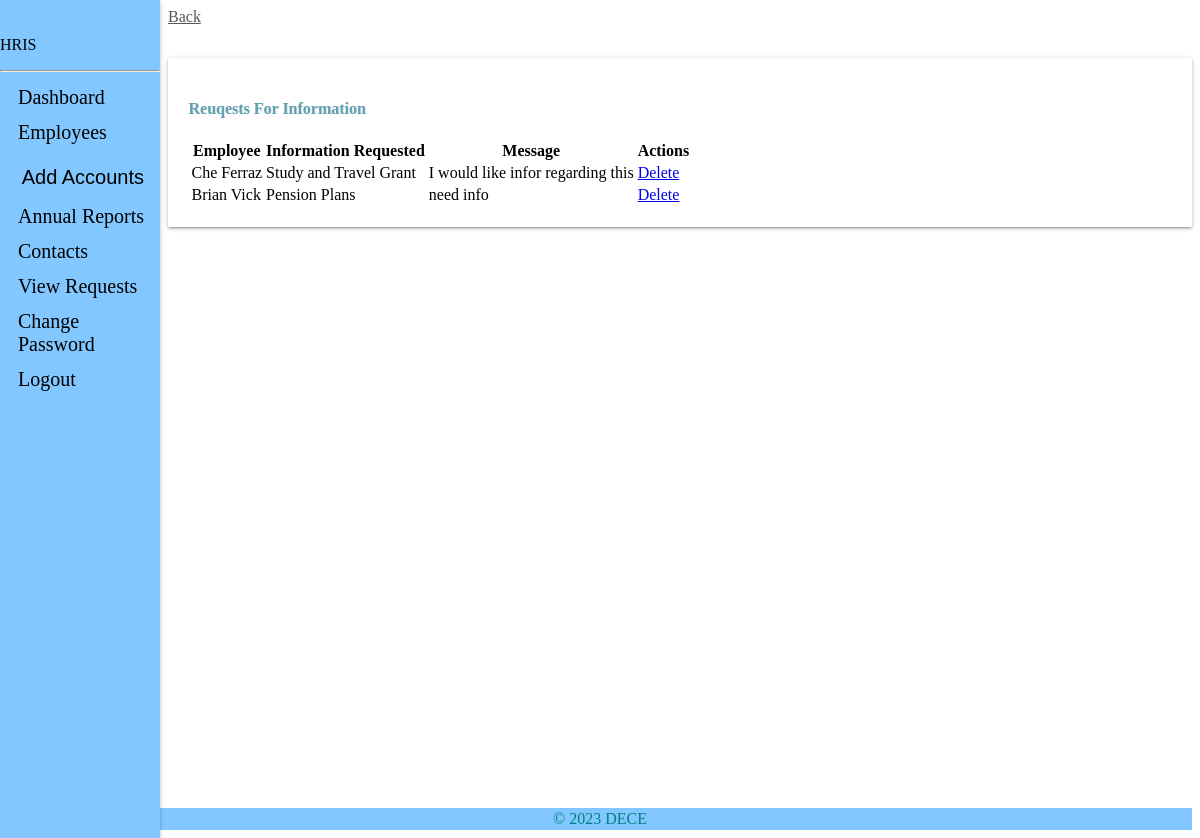
Page /admin_view/requests/ (signed in) on the committed database.
### staff_app/models.py (models this page shows, shortened)
class Requests(models.Model):
    STG = 'Study and Travel Grant'
    IVA = 'Institutional Visit Allowance'
    DTG = 'Development and Training Grant'
    BOOK = 'Book Grant'
    CLAIMFORM = 'Claim Form'
    PENSION = 'Pension Plans'
    OTHER = 'Other'
    INFORMATION = (
        (STG, 'Study and Travel Grant'),
        (IVA, 'Institutional Visit Allowance'),
        (DTG, 'Development and Training Grant'),
        (BOOK, 'Book Grant'),
        (CLAIMFORM, 'Claim Form'),
        (PENSION, 'Pension Plans'),
        (OTHER, 'Other'),
    )
    user = models.ForeignKey(CustomUser, on_delete=models.CASCADE, default=1)
    information = models.CharField(_('Information'), max_length=40, default=STG,
                                   choices=INFORMATION, blank=False)
    message = models.CharField(_('Message'), max_length=255, default='',
                               null=True, blank=True)
    created = models.DateTimeField(verbose_name=_(
        'Created'), auto_now_add=True, null=True)
    updated = models.DateTimeField(
        verbose_name=_('Updated'), auto_now=True, null=True)
    class Meta:
        verbose_name = _('Request')
        verbose_name_plural = _('Requests')
        ordering = ['-created']

### hris_app/models.py (models this page shows)
class CustomUser (AbstractUser):
    ADMINISTRATOR = '1'
    STAFF = '2'
    EMAIL_TO_USER_TYPE_MAP = {
        'administrator': ADMINISTRATOR,
        'staff': STAFF
    }
    user_type_data = ((ADMINISTRATOR, "Administrator"), (STAFF, "Staff"))
    user_type = models.CharField(
        default=1,
        choices=user_type_data,
        max_length=20
    )

### admin_app/views.py (the view)
# urls.py: path('requests/', views.requests_view, name="requests"),
def requests_view(request):
    if not (request.user.is_authenticated and request.user.is_superuser):
        return redirect('hris:home')
    rfis = Requests.objects.all().order_by('created')
    context = {
        "object": rfis
    }
    return render(request, "admin/rfi_view.html", context)

### templates/admin/rfi_view.html (shortened to what this page needs)
{% extends 'base.html' %}
{% load static %}
{% load humanize %}
{% block content %}
<link type="text/CSS" href="https://res.cloudinary.com/dtol6ceis/raw/upload/v1680494180/css/light-bootstrap-dashboard_hrxwdp.css" rel="stylesheet"/>
<section class="row">
    <section class="col col-lg-12">
        <span><a href="{{request.META.HTTP_REFERER|escape}}" style="color:#565656;">Back</a></span>
    </section>
</section>
    <div class="table-responsive table-shadow">
        <div class="text-center table-description">
            <h4 class="title-h3" style="color: #60a0b3 !important;
            text-shadow: 1px 0px rgba(0,0,0,0.11)"> Reuqests For Information</h4>
        </div>
        <table class="table">
            <thead>
                <tr>
                    <th scope="col">Employee</th>
                    <th scope="col">Information Requested</th>
                    <th scope="col">Message</th>
                    <th scope="col">Actions</th>
                </tr>
            </thead>
            <tbody>
                {% if not object %}
                    <tr>
                    <td>No Current Requests</td>
                    </tr>
                {% else %}
                    {% for obj in object %}
                    <tr>
                        <td>{{obj.user.first_name}} {{obj.user.last_name}}</td>
                        <td>{{obj.information}}</td>
                        <td>{{obj.message}}</td>
                        <td>
                            <a href="{% url 'admin_app:request-delete' obj.id %}">Delete</a>
                        </td>
                    </tr>
                    {% endfor %}
                {% endif %}
            </tbody>
        </table>
    </div>
{% endblock content %}

### rows in the picture
Requests: user.first_name "Che", user.last_name "Ferraz", information "Study and Travel Grant", message "I would like infor regarding this"
Requests: user.first_name "Brian", user.last_name "Vick", information "Pension Plans", message "need info"
